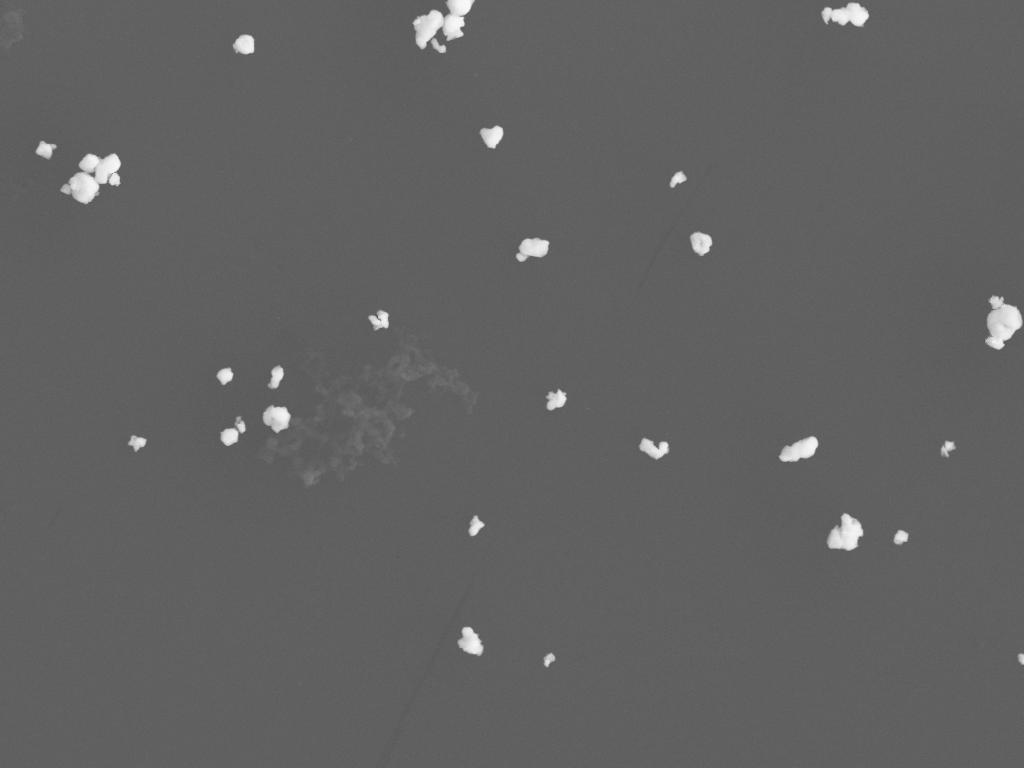
#> input picture 2y-08WC-SDS1h-12PAH2h-wc30m-07.png, 1024 x 768 px, found by its file name
$ python 'import cv2.py'
#> lines starting #> are read from the running program, lines starting #| are printed output that depends on the picture; after the words box and inside, x2 and y2 are one past the last pixel; in counts of white or black regions, pixels touching at a corner belong together; long printed decimals are rounded
import cv2
import numpy as np
import matplotlib.pyplot as plt

# 读取图像
image = cv2.imread('2y-08WC-SDS1h-12PAH2h-wc30m-07.png')
#> image is the input picture: shape (768, 1024, 3); min 87, max 248, mean 98.1
src = image.copy()
blur = cv2.pyrMeanShiftFiltering(image, sp=21, sr=55)
gray = cv2.cvtColor(blur, cv2.COLOR_BGR2GRAY)
ret, binary = cv2.threshold(gray, 0, 255, cv2.THRESH_BINARY + cv2.THRESH_OTSU)
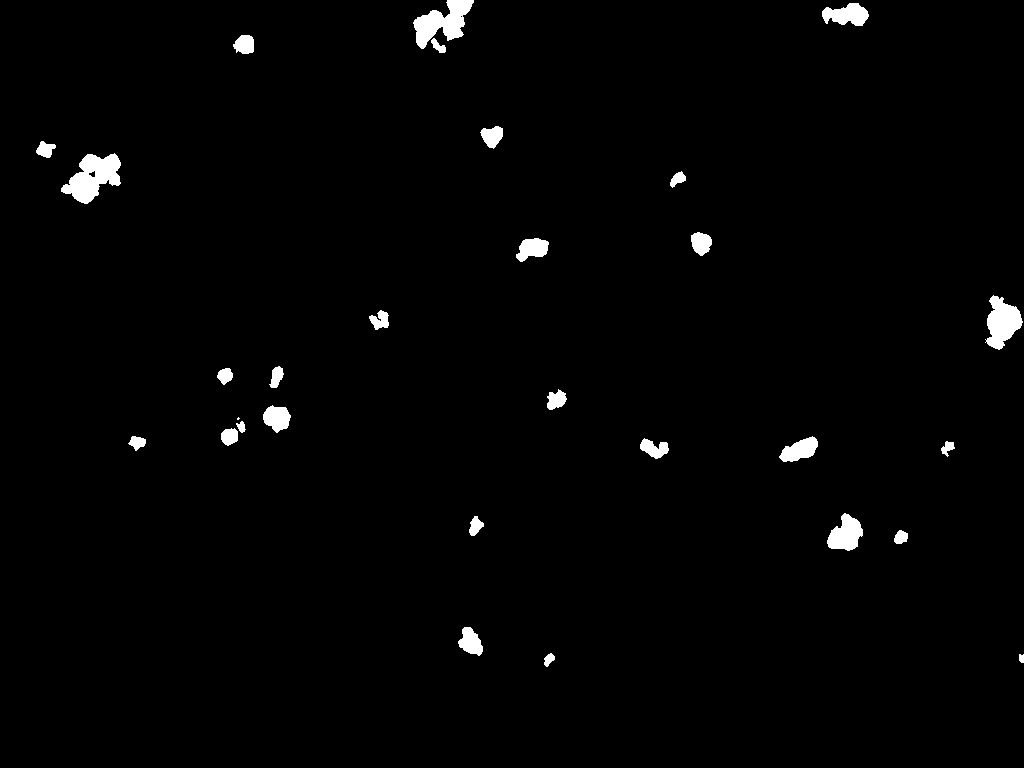
#> binary: shape (768, 1024); 1.5% white; 29 white regions (1 under 20 px), largest, box (x1, y1, x2, y2) and area: (61, 153, 121, 204) 1701, (413, 0, 474, 49) 1505, (985, 295, 1023, 350) 1248
#> ret = 155
dist = cv2.distanceTransform(binary, cv2.DIST_L2, 5)
dist_out = cv2.normalize(dist, 0, 1.0, cv2.NORM_MINMAX)
# threshold_values = [0.2, 0.21, 0.41, 0.51, 0.52, 0.597]  # 自定义多个阈值10nologo
threshold_values = [0.23, 0.29,  0.37, 0.5, 0.42, 0.43]  # 自定义多个阈值07nologo
multiplied_values = [value * dist_out.max() for value in threshold_values]
#> multiplied_values = [0.00676, 0.00853, 0.0109, 0.0147, 0.0124, 0.0126]
print(multiplied_values)
#| [0.006764, 0.008529, 0.01088, 0.01471, 0.01235, 0.01265]
segmented_images = []
for threshold in threshold_values:
    _, surface = cv2.threshold(
        dist_out, threshold * dist_out.max(), 255, cv2.THRESH_BINARY)
    sure_fg = np.uint8(surface)
    ret, markers = cv2.connectedComponents(sure_fg)
    markers = markers + 1
    kernel = np.ones((3, 3), np.uint8)
    binary = cv2.morphologyEx(binary, cv2.MORPH_DILATE, kernel, iterations=1)
    unknown = binary - sure_fg
    markers[unknown == 255] = 0
    markers = cv2.watershed(image, markers=markers)
    segmented_images.append(markers)
#> this loop made 6 passes
#> ret on passes 1 to 6: 30, 29, 25, 19, 21, 21
#> pass 1, `markers = markers + 1`:
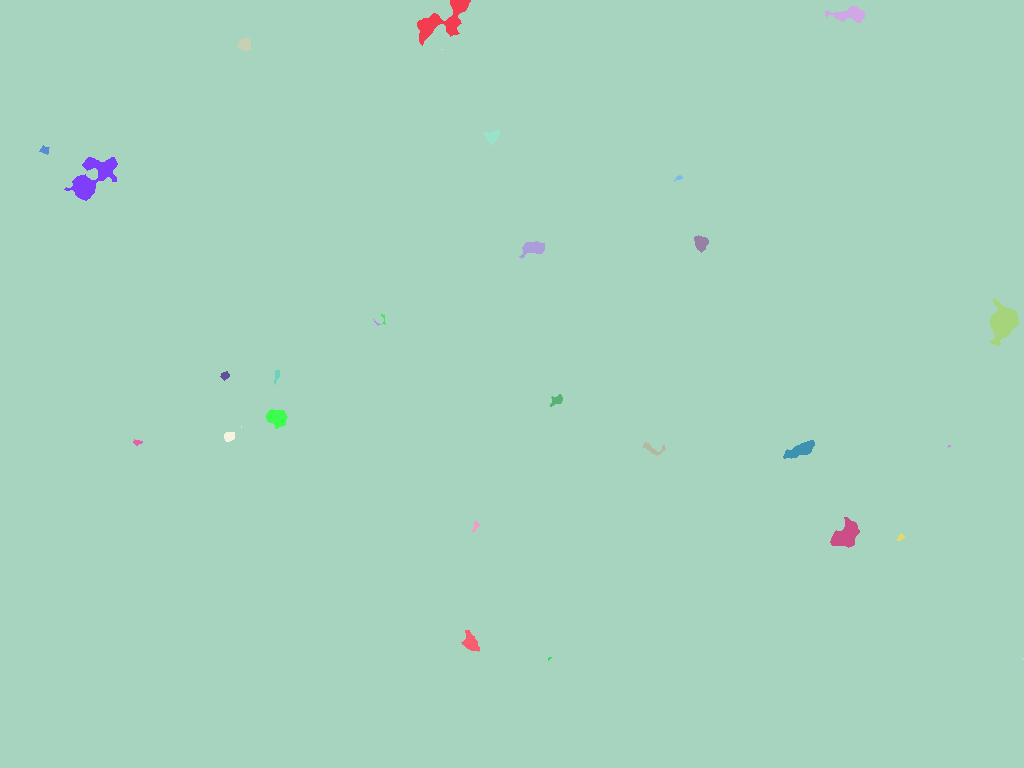
#> markers: shape (768, 1024) int32; 30 distinct labels, from 1 to 30; one colour per label, 0 black
#> after the loop: binary: shape (768, 1024); 4% white; 26 white regions, largest, box (x1, y1, x2, y2) and area: (55, 147, 127, 210) 3329, (407, 0, 480, 59) 3202, (979, 289, 1024, 356) 2468
#> after the loop:
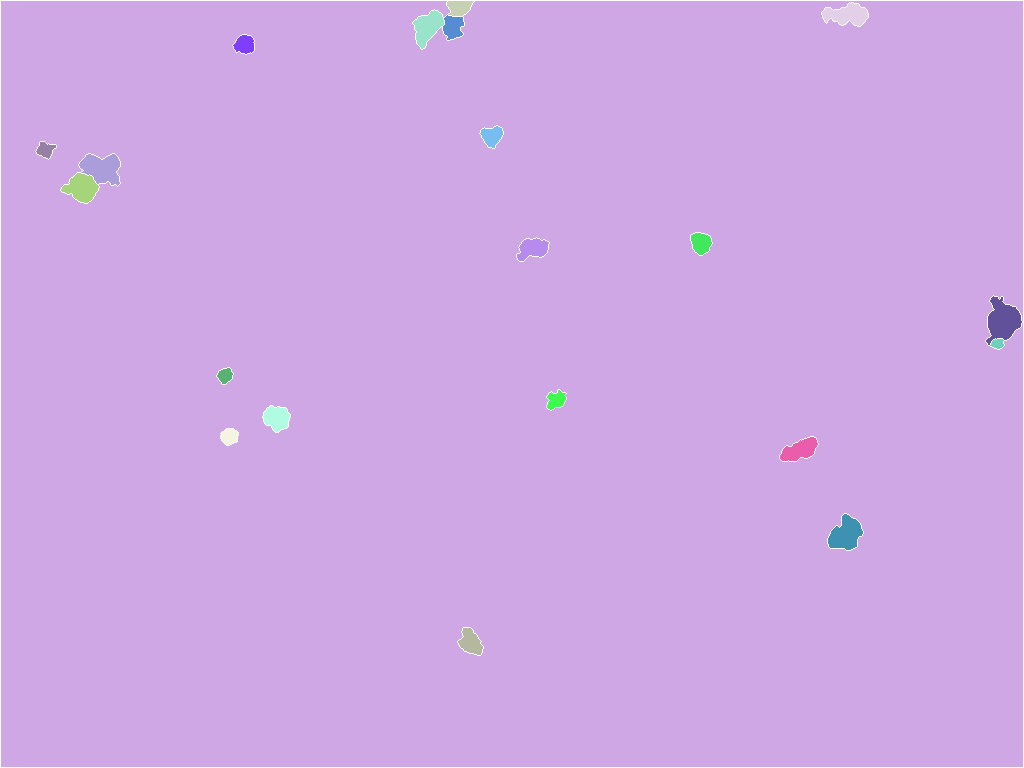
#> markers: shape (768, 1024) int32; 22 distinct labels, from -1 to 21; one colour per label, 0 black, -1 white
#> after the loop: sure_fg: shape (768, 1024); 0.25% white; 20 white regions (5 under 20 px), largest, box (x1, y1, x2, y2) and area: (993, 309, 1016, 337) 390, (834, 523, 856, 544) 245, (75, 178, 93, 197) 230
#> after the loop, segmented_images = 6 items

# 将所有分割结果叠加在一起
combined_markers = np.zeros_like(segmented_images[0])
for markers in segmented_images:
    combined_markers += markers
#> this loop made 6 passes
visualization = np.zeros_like(image)
# 将分割结果可视化显示在原图上
min_val, max_val, _, _ = cv2.minMaxLoc(combined_markers)
#> min_val = -6; max_val = 143
markers_8u = np.uint8(combined_markers)
colors = [(255, 0, 0), (0, 255, 0), (0, 0, 255), (255, 255, 0),
          (255, 0, 255), (0, 255, 255), (255, 128, 0), (255, 0, 128),
          (128, 255, 0), (128, 0, 255), (255, 128, 128), (128, 255, 255)]
for i in range(2, int(max_val + 1)):
    ret, thres1 = cv2.threshold(markers_8u, i - 1, 255, cv2.THRESH_BINARY)
    ret2, thres2 = cv2.threshold(markers_8u, i, 255, cv2.THRESH_BINARY)
    mask = thres1 - thres2
    contours, hierarchy = cv2.findContours(
        mask, cv2.RETR_EXTERNAL, cv2.CHAIN_APPROX_NONE)
    if i != len(threshold_values):
        cv2.drawContours(visualization, contours, -1, (255, 255, 255), -1)
        for contour in contours:
            cv2.drawContours(visualization, [contour], -1, (0, 0, 0), 1)
#> this loop made 142 passes
#> contours on passes 2, 4, 12, 13, 14, 27, 29, 40, 41, 42, 43, 46: 4 contours, all with area under 20, [[[443, 25], [442, 26]]], [[[95, 181], [95, 182]]], 1 contour, all with area under 20, 1 contour, all with area under 20, [[[903, 541], [902, 542]]], [[[49, 157], [48, 158]]], 1 contour, all with area under 20, 3 contours, all with area under 20, 3 contours, all with area under 20, 3 contours, all with area under 20, 1 contour, all with area under 20
#> pass 1, `ret, thres1 = cv2.threshold(markers_8u, i - 1, 255, cv2.THRESH_BINARY)`:
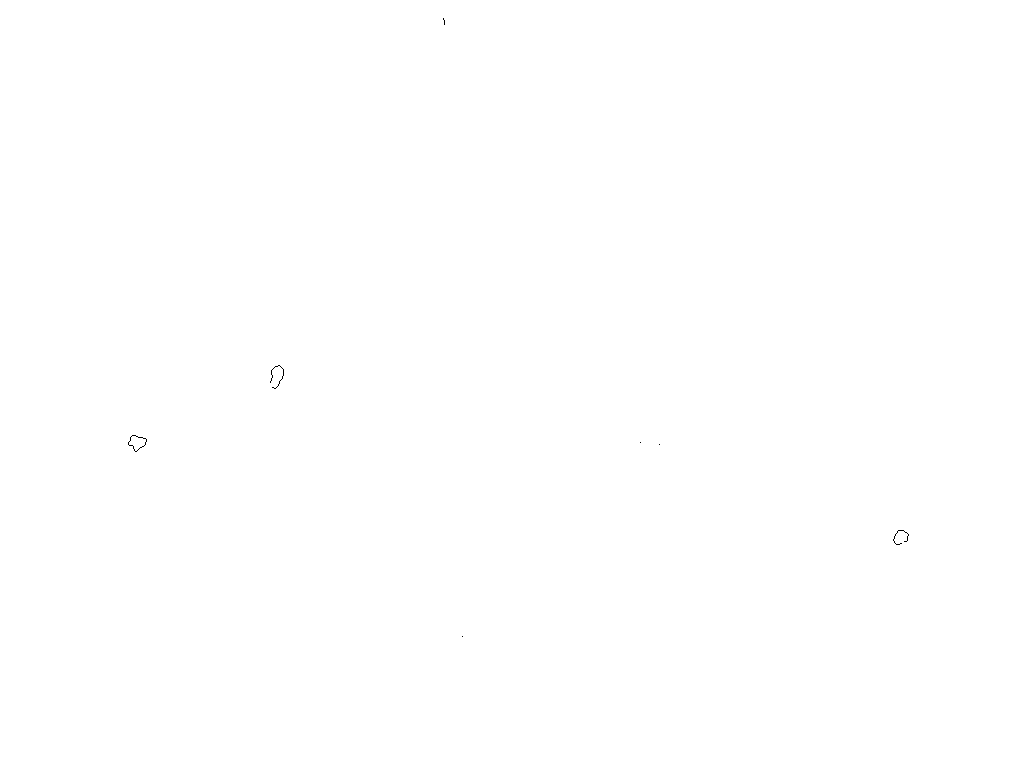
#> thres1: shape (768, 1024); 100% white; black in thin lines or dots, all inside (x1, y1, x2, y2) = (128, 18, 909, 637)
#> after the loop: mask: shape (768, 1024); 0.05% white; 1 white region, box (x1, y1, x2, y2) and area: (458, 628, 483, 655) 420
#> after the loop: visualization: shape (768, 1024, 3); 1.1% white; 42 white regions (2 under 20 px), largest, box (x1, y1, x2, y2) and area: (987, 305, 1021, 343) 803, (829, 515, 862, 549) 696, (414, 11, 443, 48) 572
visualization_gray = cv2.cvtColor(visualization, cv2.COLOR_BGR2GRAY)
#> visualization_gray: shape (768, 1024); 1.1% white; 42 white regions (2 under 20 px)
cv2.imshow("visualization", visualization)

ret, visualization_thresh = cv2.threshold(visualization_gray, 1, 255, 0)
contours, hierarchy = cv2.findContours(
    visualization_thresh, cv2.RETR_TREE, cv2.CHAIN_APPROX_SIMPLE)
#> contours = 49 contours, 11 with area under 20; largest, box (x1, y1, x2, y2) and area: (987, 305, 1021, 343) 750, (829, 515, 862, 549) 646, (414, 11, 443, 48) 528, (70, 174, 98, 202) 487, (781, 438, 817, 460) 434
cv2.drawContours(image, contours, -1, colors[(i-2) % 12], -1)
ecd_values = []

for contour in contours:
    # 绘制面积标签在粒子上
    M = cv2.moments(contour)
    cx = int(M["m10"] / M["m00"])
    cy = int(M["m01"] / M["m00"])
    cv2.drawMarker(image, (cx, cy), (0, 0, 255), 1, 10, 2)
    area = cv2.contourArea(contour)
    ecd = np.sqrt((4 * area) / np.pi)
    ecd_values.append(ecd)
#> this loop made 49 passes
#> (cx, cy, area, ecd) on passes 2, 3, 4, 6, 7, 8, 10, 11, 12, 13, 14, 15: (548, 658, 32, 6.38), (470, 641, 311.5, 19.92), (900, 536, 74.5, 9.74), (476, 523, 56.5, 8.48), (845, 533, 645.5, 28.67), (947, 447, 39.5, 7.09), (650, 448, 167.5, 14.6), (799, 449, 434, 23.51), (136, 442, 88.5, 10.62), (228, 436, 142.5, 13.47), (240, 426, 21.5, 5.23), (276, 417, 381, 22.03)
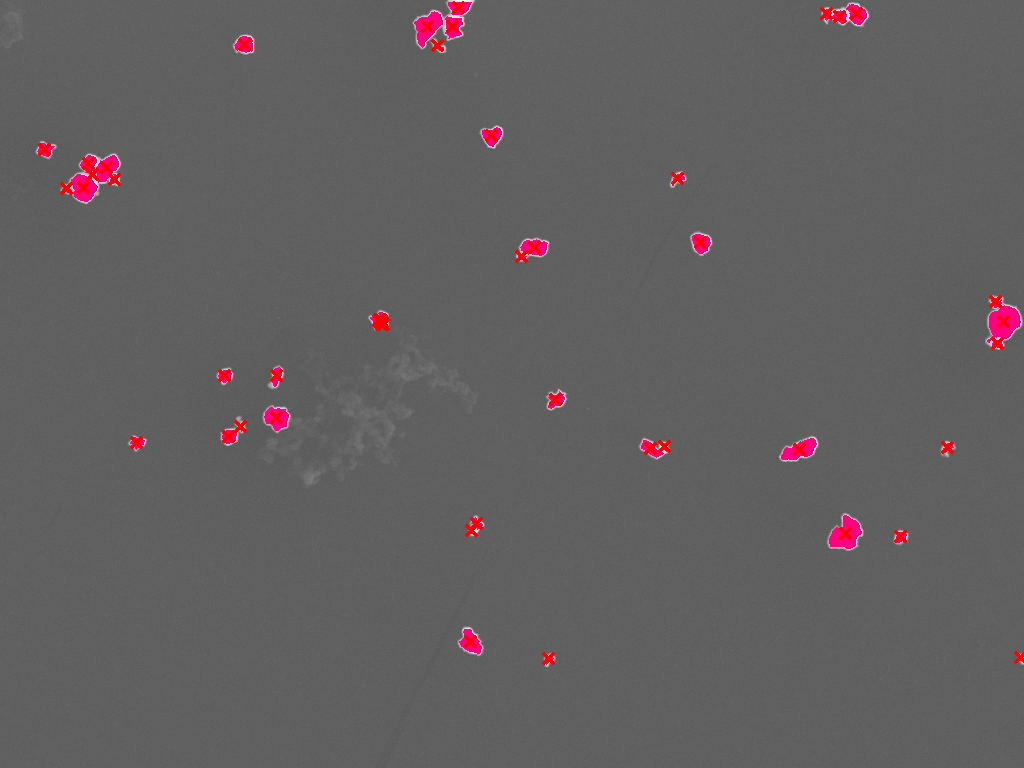
#> image: shape (768, 1024, 3); mean B, G, R 96.3, 95.4, 98.6
#> after the loop, ecd_values = 49 values, max 30.89 at index 27, min 0.798 at index 34, mean 11.74

print(len(ecd_values))
#| 49

cv2.imshow("Image", image)
cv2.waitKey(0)
cv2.destroyAllWindows()
# Plot PSD graph
plt.figure()
plt.hist(ecd_values, bins=10, edgecolor='black')
plt.xlabel('Equivalent Circular Diameter (ECD)')
plt.ylabel('Count')
plt.title('Particle Size Distribution (auto)')
plt.show()
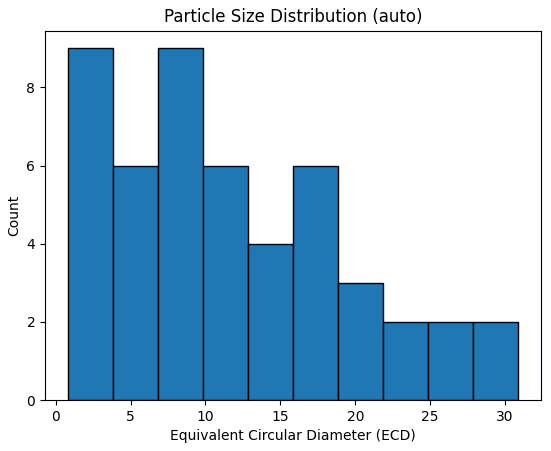
#> figure drawn by matplotlib, 1 panel

#     # 显示结果
# cv2.imshow("Segmentation Result", image)
# cv2.waitKey(0)
# cv2.destroyAllWindows()
